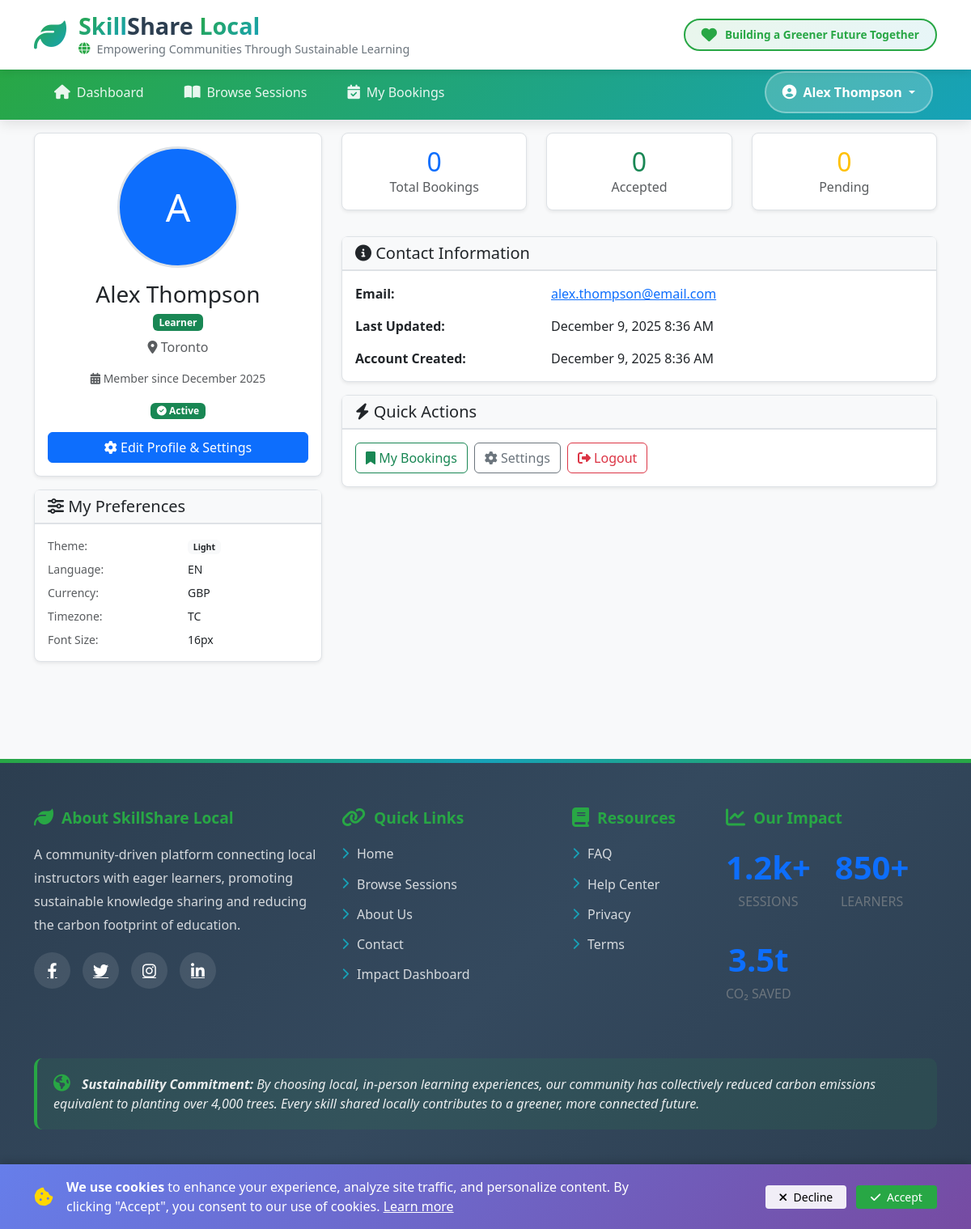
/public/profile.php (signed in), run on the app's committed database.
### tables this page shows
CREATE TABLE IF NOT EXISTS Users (
    user_id INT AUTO_INCREMENT PRIMARY KEY,
    full_name VARCHAR(100) NOT NULL,
    email VARCHAR(100) UNIQUE NOT NULL,
    password_hash VARCHAR(255) NOT NULL,
    role ENUM('instructor', 'learner', 'admin') NOT NULL,
    city VARCHAR(50),
    bio VARCHAR(500) NULL,
    avatar_path VARCHAR(255) NULL,
    is_suspended BOOLEAN DEFAULT FALSE,
    suspended_reason TEXT,
    created_at TIMESTAMP DEFAULT CURRENT_TIMESTAMP,
    updated_at TIMESTAMP DEFAULT CURRENT_TIMESTAMP ON UPDATE CURRENT_TIMESTAMP,
    INDEX idx_email (email),
    INDEX idx_role (role),
    INDEX idx_city (city)
);

### app/models/User.php (called while the page is built, shortened)
<?php
require_once __DIR__ . '/../config/database.php';
class User {
    public static function getUserById($user_id) {
        global $conn;
        $sql = "SELECT user_id, full_name, email, role, city, bio, avatar_path, is_suspended, suspended_reason, created_at, updated_at
                FROM Users
                WHERE user_id = ?";
        try {
            $stmt = $conn->prepare($sql);
            $stmt->execute([$user_id]);
            return $stmt->fetch(PDO::FETCH_ASSOC);
        } catch (PDOException $e) {
            error_log("Error in getUserById: " . $e->getMessage());
            return false;
        }
    }
    public static function getById($id) {
        return self::getUserById($id);
    }
}

### app/models/UserSettings.php (called while the page is built, shortened)
<?php
require_once __DIR__ . '/../config/database.php';
class UserSettings {
    private static function getConnection() {
        global $conn;
        return $conn;
    }
    public static function get($userId) {
        $conn = self::getConnection();
        $stmt = $conn->prepare("
            SELECT
                theme,
                font_size,
                line_height,
                contrast_mode,
                language,
                timezone,
                currency,
                notify_email,
                notify_inapp,
                notify_push,
                notify_events,
                created_at,
                updated_at
            FROM user_settings
            WHERE user_id = :user_id
        ");
        $stmt->execute(['user_id' => $userId]);
        $settings = $stmt->fetch(PDO::FETCH_ASSOC);
        return $settings;
    }
}

### public/profile.php (the view, shortened to what this page needs)
<?php
require_once '../app/includes/auth_guard.php';
require_once '../app/models/User.php';
require_once '../app/models/UserSettings.php';
$userId = $_SESSION['user_id'];
if (isset($_GET['id']) && is_numeric($_GET['id'])) {
    $viewUserId = (int)$_GET['id'];
} else {
    $viewUserId = $userId;
}
$user = User::getById($viewUserId);
$userSettings = UserSettings::get($viewUserId);
if (!$userSettings) {
    $userSettings = UserSettings::get($viewUserId);
}
$isOwnProfile = ($userId === $viewUserId);
global $conn;
$bookingsStmt = $conn->prepare("
    SELECT COUNT(*) as total_bookings,
           SUM(CASE WHEN status = 'accepted' THEN 1 ELSE 0 END) as accepted_bookings,
           SUM(CASE WHEN status = 'pending' THEN 1 ELSE 0 END) as pending_bookings
    FROM bookings
    WHERE learner_id = :user_id
");
$bookingsStmt->execute(['user_id' => $viewUserId]);
$bookingStats = $bookingsStmt->fetch(PDO::FETCH_ASSOC);
include '../app/includes/header.php';
include '../app/includes/navbar.php';
?>
<div class="container mt-4 mb-5">
    <div class="row">
        <div class="col-lg-4 mb-4">
            <div class="card">
                <div class="card-body text-center">
                    <div class="mb-3">
                        <?php if (!empty($user['avatar_path'])): ?>
                            <img src="<?php echo htmlspecialchars($user['avatar_path']); ?>"
                                 alt="<?php echo htmlspecialchars($user['full_name']); ?>"
                                 class="rounded-circle"
                                 style="width: 150px; height: 150px; object-fit: cover;">
                        <?php else: ?>
                            <div class="rounded-circle d-inline-flex align-items-center justify-content-center bg-primary text-white"
                                 style="width: 150px; height: 150px; font-size: 3rem;">
                                <?php echo strtoupper(substr($user['full_name'], 0, 1)); ?>
                            </div>
                        <?php endif; ?>
                    </div>
                    <h3 class="mb-1"><?php echo htmlspecialchars($user['full_name']); ?></h3>
                    <p class="text-muted mb-2">
                        <span class="badge bg-<?php
                            echo $user['role'] === 'admin' ? 'danger' :
                                ($user['role'] === 'instructor' ? 'primary' : 'success');
                        ?>">
                            <?php echo ucfirst($user['role']); ?>
                        </span>
                    </p>
                    <?php if (!empty($user['city'])): ?>
                        <p class="text-muted mb-3">
                            <i class="fas fa-map-marker-alt"></i> <?php echo htmlspecialchars($user['city']); ?>
                        </p>
                    <?php endif; ?>
                    <p class="text-muted small">
                        <i class="fas fa-calendar-alt"></i> Member since
                        <?php echo date('F Y', strtotime($user['created_at'])); ?>
                    </p>
                    <div class="mb-3">
                        <?php if ($user['is_suspended']): ?>
                            <span class="badge bg-danger">
                                <i class="fas fa-ban"></i> Account Suspended
                            </span>
                            <?php if (!empty($user['suspended_reason'])): ?>
                                <p class="text-danger small mt-2">
                                    <?php echo htmlspecialchars($user['suspended_reason']); ?>
                                </p>
                            <?php endif; ?>
                        <?php else: ?>
                            <span class="badge bg-success">
                                <i class="fas fa-check-circle"></i> Active
                            </span>
                        <?php endif; ?>
                    </div>
                    <?php if ($isOwnProfile): ?>
                        <div class="d-grid gap-2">
                            <a href="settings.php" class="btn btn-primary">
                                <i class="fas fa-cog"></i> Edit Profile & Settings
                            </a>
                        </div>
                    <?php endif; ?>
                </div>
            </div>
            <?php if ($isOwnProfile): ?>
                <div class="card mt-3">
                    <div class="card-header">
                        <h5 class="mb-0"><i class="fas fa-sliders-h"></i> My Preferences</h5>
                    </div>
                    <div class="card-body">
                        <div class="row mb-2">
                            <div class="col-6 small text-muted">Theme:</div>
                            <div class="col-6 small">
                                <span class="badge bg-secondary">
                                    <?php echo ucfirst($userSettings['theme'] ?? 'light'); ?>
                                </span>
                            </div>
                        </div>
                        <div class="row mb-2">
                            <div class="col-6 small text-muted">Language:</div>
                            <div class="col-6 small">
                                <?php echo strtoupper($userSettings['language'] ?? 'en'); ?>
                            </div>
                        </div>
                        <div class="row mb-2">
                            <div class="col-6 small text-muted">Currency:</div>
                            <div class="col-6 small">
                                <?php echo $userSettings['currency'] ?? 'GBP'; ?>
                            </div>
                        </div>
                        <div class="row mb-2">
                            <div class="col-6 small text-muted">Timezone:</div>
                            <div class="col-6 small text-truncate" title="<?php echo htmlspecialchars($userSettings['timezone'] ?? 'UTC'); ?>">
                                <?php
                                $tz = $userSettings['timezone'] ?? 'UTC';
                                echo htmlspecialchars(substr($tz, strrpos($tz, '/') + 1));
                                ?>
                            </div>
                        </div>
                        <div class="row">
                            <div class="col-6 small text-muted">Font Size:</div>
                            <div class="col-6 small">
                                <?php echo $userSettings['font_size'] ?? 16; ?>px
                            </div>
                        </div>
                    </div>
                </div>
            <?php endif; ?>
        </div>
        <div class="col-lg-8">
            <div class="row">
                <?php if ($user['role'] === 'learner' || $user['role'] === 'admin'): ?>
                    <div class="col-md-4 mb-3">
                        <div class="card text-center">
                            <div class="card-body">
                                <h2 class="text-primary mb-0"><?php echo $bookingStats['total_bookings'] ?? 0; ?></h2>
                                <p class="text-muted mb-0">Total Bookings</p>
                            </div>
                        </div>
                    </div>
                    <div class="col-md-4 mb-3">
                        <div class="card text-center">
                            <div class="card-body">
                                <h2 class="text-success mb-0"><?php echo $bookingStats['accepted_bookings'] ?? 0; ?></h2>
                                <p class="text-muted mb-0">Accepted</p>
                            </div>
                        </div>
                    </div>
                    <div class="col-md-4 mb-3">
                        <div class="card text-center">
                            <div class="card-body">
                                <h2 class="text-warning mb-0"><?php echo $bookingStats['pending_bookings'] ?? 0; ?></h2>
                                <p class="text-muted mb-0">Pending</p>
                            </div>
                        </div>
                    </div>
                <?php endif; ?>
            </div>
            <div class="card mb-3">
                <div class="card-header">
                    <h5 class="mb-0"><i class="fas fa-info-circle"></i> Contact Information</h5>
                </div>
                <div class="card-body">
                    <div class="row mb-3">
                        <div class="col-sm-4 fw-bold">Email:</div>
                        <div class="col-sm-8">
                            <?php if ($isOwnProfile): ?>
                                <a href="mailto:<?php echo htmlspecialchars($user['email']); ?>">
                                    <?php echo htmlspecialchars($user['email']); ?>
                                </a>
                            <?php else: ?>
                                <span class="text-muted">Hidden for privacy</span>
                            <?php endif; ?>
                        </div>
                    </div>
                    <div class="row mb-3">
                        <div class="col-sm-4 fw-bold">Last Updated:</div>
                        <div class="col-sm-8">
                            <?php echo date('F j, Y g:i A', strtotime($user['updated_at'])); ?>
                        </div>
                    </div>
                    <div class="row">
                        <div class="col-sm-4 fw-bold">Account Created:</div>
                        <div class="col-sm-8">
                            <?php echo date('F j, Y g:i A', strtotime($user['created_at'])); ?>
                        </div>
                    </div>
                </div>
            </div>
            <div class="card">
                <div class="card-header">
                    <h5 class="mb-0"><i class="fas fa-bolt"></i> Quick Actions</h5>
                </div>
                <div class="card-body">
                    <div class="d-grid gap-2 d-md-flex">
                        <?php if ($isOwnProfile): ?>
                            <?php if ($user['role'] === 'learner' || $user['role'] === 'admin'): ?>
                                <a href="my_bookings.php" class="btn btn-outline-success">
                                    <i class="fas fa-bookmark"></i> My Bookings
                                </a>
                            <?php endif; ?>
                            <a href="settings.php" class="btn btn-outline-secondary">
                                <i class="fas fa-cog"></i> Settings
                            </a>
                            <a href="logout.php" class="btn btn-outline-danger">
                                <i class="fas fa-sign-out-alt"></i> Logout
                            </a>
                        <?php endif; ?>
                    </div>
                </div>
            </div>
        </div>
    </div>
</div>
<?php include '../app/includes/footer.php'; ?>

### public/assets/css/theme.css (style rules this page uses)
:root { --color-primary: #0d6efd; --color-primary-hover: #0b5ed7; --color-primary-rgb: 13, 110, 253; --color-secondary: #6c757d; --color-secondary-hover: #5c636a; --color-success: #198754; --color-warning: #ffc107; --color-danger: #dc3545; --color-info: #0dcaf0; --bg-body: #ffffff; --bg-card: #ffffff; --bg-secondary: #f8f9fa; --bg-hover: #f1f3f5; --bg-active: #e9ecef; --text-primary: #212529; --text-secondary: #6c757d; --text-muted: #adb5bd; --text-inverse: #ffffff; --border-color: #dee2e6; --border-light: #e9ecef; --border-dark: #ced4da; --input-bg: #ffffff; --input-border: #ced4da; --input-focus-border: #86b7fe; --input-focus-shadow: rgba(13, 110, 253, 0.25); --shadow-sm: 0 .125rem .25rem rgba(0, 0, 0, .075); --shadow: 0 .5rem 1rem rgba(0, 0, 0, .15); --shadow-lg: 0 1rem 3rem rgba(0, 0, 0, .175); --navbar-bg: #ffffff; --navbar-border: #e9ecef; --navbar-link: #495057; --navbar-link-hover: #0d6efd; --sidebar-bg: #f8f9fa; --sidebar-border: #dee2e6; --table-stripe-bg: rgba(0, 0, 0, 0.025); --table-hover-bg: rgba(0, 0, 0, 0.05); --table-border: #dee2e6; --code-bg: #f8f9fa; --code-color: #d63384; }
body { background-color: var(--bg-body); color: var(--text-primary); transition: background-color 0.3s ease, color 0.3s ease; }
.card { background-color: var(--bg-card); border-color: var(--border-color); color: var(--text-primary); }
.card-header { background-color: var(--bg-secondary); border-bottom-color: var(--border-color); color: var(--text-primary); }
.badge.bg-secondary { background-color: var(--bg-secondary) !important; color: var(--text-primary) !important; }
* { transition: background-color 0.2s ease, border-color 0.2s ease, color 0.2s ease; }
button, a, input, select, textarea { transition: background-color 0.15s ease, border-color 0.15s ease, color 0.15s ease, transform 0.15s ease; }

### public/assets/css/header.css (style rules this page uses)
:root { --primary-green: #28a745; --primary-blue: #17a2b8; --accent-teal: #20c997; --dark-text: #2c3e50; --light-bg: #f8f9fa; --gradient-eco: linear-gradient(135deg, #28a745 0%, #17a2b8 100%); }
body { font-family: 'Segoe UI', Tahoma, Geneva, Verdana, sans-serif; color: var(--dark-text); background-color: var(--light-bg); padding-top: 140px; }

### public/assets/css/ui-enhancements.css (style rules this page uses)
.btn { transition: all 0.2s ease-in-out; }

### public/profile.php (style rules this page uses)
.card { border-radius: 8px; box-shadow: var(--shadow-sm); margin-bottom: 1rem; }
.card-header { background-color: var(--bg-secondary); border-bottom: 2px solid var(--border-color); }
.rounded-circle { border: 3px solid var(--border-color); }

### data on the page
users: full_name "A", full_name "Alex Thompson", role "Learner", city "Toronto", created_at "December 2025", email "alex.thompson@email.com", updated_at "December 9, 2025 8:36 AM", created_at "December 9, 2025 8:36 AM"

### other printed values
$user_name "Alex Thompson"
$userSettings['theme'] "Light"
$userSettings['language'] "EN"
$userSettings['currency'] "GBP"
substr($tz, strrpos($tz, '/') + 1) "TC"
$userSettings['font_size'] "16"
$bookingStats['total_bookings'] "0"
$bookingStats['accepted_bookings'] "0"
$bookingStats['pending_bookings'] "0"
